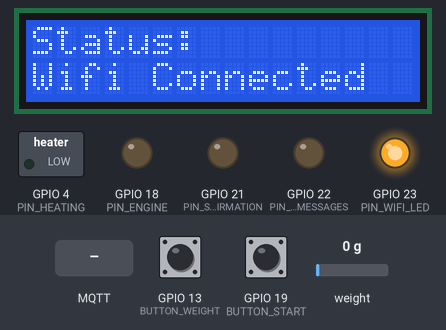
Simulated run of this program. Board: ESP32. On the bench: 16×2 character LCD, switched loads named in the program (green lamp = pin HIGH), output pins drawn as LEDs (lit = HIGH). Inputs (shaded band) come from the test bench; at power-on: GPIO 13 (BUTTON_WEIGHT) LOW, GPIO 19 (BUTTON_START) LOW, weight on the scale 0 g. No MQTT or app messages arrive unless stated; what the program prints to the serial monitor is not drawn.

Above: at 2.2 s.
At 5.8 s:
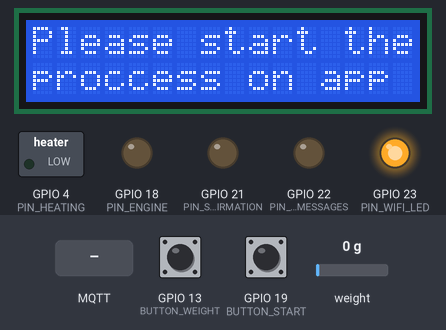
5.9 s: MQTT message "1" arrives on the first subscribed topic
At 6.3 s:
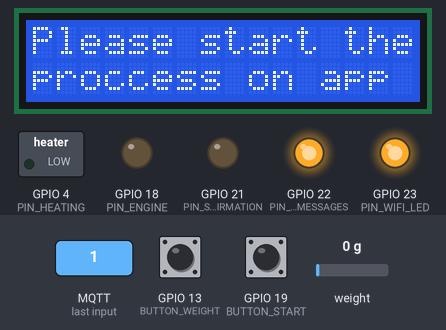
7.4 s: MQTT message "on" arrives on the first subscribed topic
At 8.7 s:
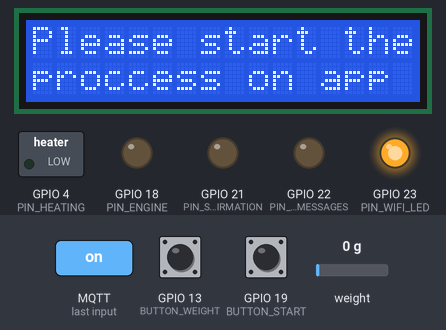
8.9 s: MQTT message "off" arrives on the first subscribed topic
At 9.3 s:
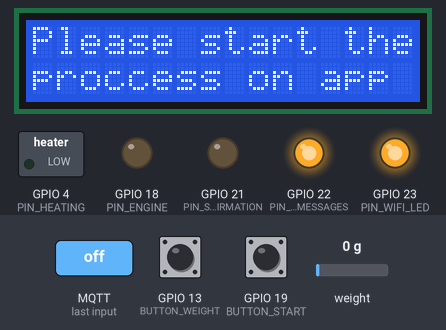
Timing chart, 0 to 11.9 s (numbered marks = the images above; inputs shaded):
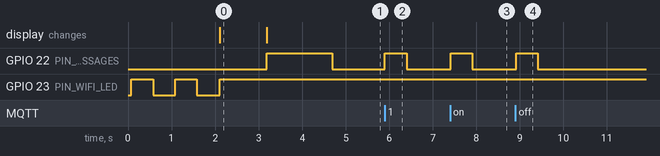

Measured:
- after the input at 5.9 s, GPIO 22 (PIN_MQTT_MESSAGES): LOW → HIGH at once, → LOW 0.50 s later
- after the input at 7.4 s, GPIO 22 (PIN_MQTT_MESSAGES): LOW → HIGH at once, → LOW 0.50 s later
- after the input at 8.9 s, GPIO 22 (PIN_MQTT_MESSAGES): LOW → HIGH at once, → LOW 0.50 s later
- what the display in image 0 shows lasts 1.1 s, from 2.1 s to 3.2 s

The program:

main.cpp
```cpp
#include <Arduino.h>
#include "wifi_handler.h"
#include "mqtt_handler.h"
#include "global_pins.h"
#include "credentials_and_servers.h"
#include "init_functions.h"
#include "HX711.h"
#include "MeasureW.h"
#include "lcd_handler.h"
#include "temp_handler.h"
#include "utility.h"

HX711 scale;

int buttonStartState = LOW;
int lastButtonStartState = LOW;
int buttonWeightState = LOW;
int lastButtonWeightState = LOW;
bool startingFlag = false;
bool heatingState = false;
double heatingStartEngineTemp = 50;
bool heatingMessageSent = false;
bool engineOn = false;
bool transformationDone = false;
bool engineState = false; // Flag to track engine state
unsigned long buttonHoldStartTime = 0; // To store the time when buttons are held
const unsigned long buttonHoldDuration = 5000; // 5 seconds in milliseconds
double currentTemp;

unsigned long lastDebounceTime = 0;  // the last time the output pin was toggled
unsigned long debounceDelay = 50;    // the debounce time; increase if the output flickers

void setup() {
    Serial.begin(115200);

    // Initialize the LCD
    GPIO_Init();
    initializeLCD();
    connectToWiFi(ssid, password, PIN_WIFI_LED, BLINK_DELAY);
    mqtt_setup();

    // Initialize the scale
    scale.begin(PIN_HX711_DOUT, PIN_HX711_SCK);
    scale.set_scale(calibration_factor); // Set the calibration factor
    scale.tare(); // Reset the scale to 0

    // Initial reset
    resetMachine();
}

void loop() {
    mqtt_loop();
    checkWiFiConnection(PIN_WIFI_LED);
    int readingStart = digitalRead(BUTTON_START);
    int readingWeight = digitalRead(BUTTON_WEIGHT);

    // Debounce the button
    if (readingStart != lastButtonStartState) {
        lastDebounceTime = millis();
    }

    if ((millis() - lastDebounceTime) > debounceDelay) {
        if (readingStart != buttonStartState) {
            buttonStartState = readingStart;

            if (startingFlag && buttonStartState == HIGH && !engineOn && !engineState) {
                handleHeating();
            }

            if (engineOn && buttonStartState == HIGH) {
                handleEngineStop();
            }
        }
    }

    lastButtonStartState = readingStart;

    checkTemperature();

    if (transformationDone && readingWeight == HIGH && lastButtonWeightState == LOW) {
        handleScaling();
        lastButtonWeightState = readingWeight;
    }

    // Check if both buttons are held down for 5 seconds to reset the machine
    if (readingStart == HIGH && readingWeight == HIGH) {
        if (buttonHoldStartTime == 0) {
            buttonHoldStartTime = millis(); // Start the timer
        } else if (millis() - buttonHoldStartTime >= buttonHoldDuration) {
            resetMachine();
            return; // Go back to the start of the loop
        }
    } else {
        buttonHoldStartTime = 0; // Reset the timer if buttons are released
    }

    lastButtonWeightState = readingWeight;
    delay(50); // Small delay to debounce the button
}
```

global_pins.h
```cpp
#ifndef GLOBAL_PINS_H
#define GLOBAL_PINS_H

#define PIN_WIFI_LED 23
#define PIN_MQTT_MESSAGES 22
#define PIN_START_CONFIRMATION 21
#define PIN_HEATING 4
#define BUTTON_START 19
#define BUTTON_WEIGHT 13
#define PIN_ENGINE 18
#define PIN_HX711_DOUT 5
#define PIN_HX711_SCK 15
#define PIN_THERMO_DO 12
#define PIN_THERMO_CS 27
#define PIN_THERMO_CLK 14

// Define custom I2C pins for LCD
#define I2C_SDA 25
#define I2C_SCL 26

#define BLINK_DELAY 500

extern int buttonStartState;
extern bool startingFlag;
extern bool heatingState;
extern int lastButtonState;
extern unsigned long heatingStartTime;
extern const unsigned long heatingDuration;
extern bool heatingMessageSent;

#endif // GLOBAL_PINS_H
```
